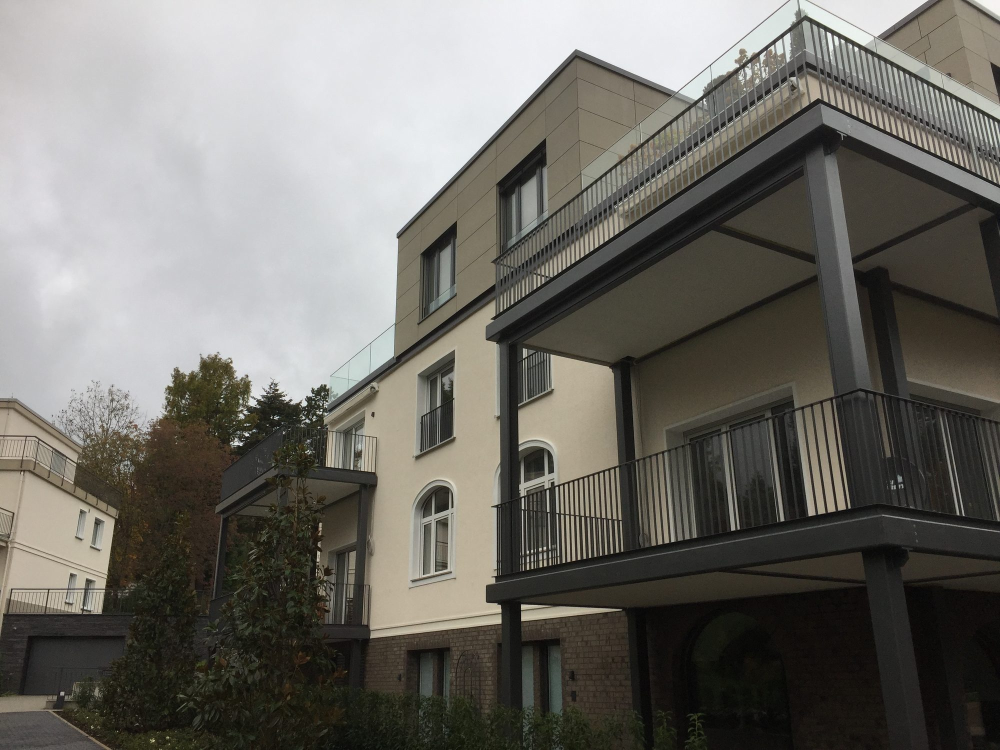
#> input picture nxm/img/balkone.jpg, 2000 x 1500 px, given in place of treppe-holz-glas.jpg, which was not available (shown at 1/2 size)
$ python bilder_neu.py
#> lines starting #> are read from the running program, lines starting #| are printed output that depends on the picture
"""Zweite Bildrunde (Okt. 2026): restliche Stockfotos seitenweit durch echte Projektfotos ersetzen
und die Referenzen-Galerie um die neuen Projekte erweitern. Nach fotos.py und vor seiten.py laufen lassen.
Idempotent (reine Pfadersetzung, Galerie über Marker nxm:galerie-neu)."""
import os, glob
from PIL import Image, ImageOps

ROOT = os.path.abspath(os.path.join(os.path.dirname(__file__), ".."))
UP = "wp-content/uploads/"

# Stockfoto -> echtes Projektfoto, auf allen Seiten (auch Menü-Hintergründe)
SWAP = [
    (UP + "2022/07/header.jpg", "nxm/img/tor-villa.jpg"),
    (UP + "2022/10/garagentor-garage-metallbau-erdel-hoermann.jpg", "nxm/img/eingang-anthrazit.jpg"),
    (UP + "2022/09/erdel-metallbau-background-mitarbeiter.jpg", "nxm/img/montage-transporter.jpg"),
    (UP + "2022/11/erdel-metallbau-schlosser-arbeiten-jobs.jpg", "nxm/img/zaun-transporter.jpg"),
    (UP + "2022/09/erdel-metalbau-historie-banner.jpg", "nxm/img/balkon-altbau.jpg"),
    (UP + "2022/10/hoermann-garage-erdel-metallbau.jpg", "nxm/img/garagentor-verkleidet-2.jpg"),
    (UP + "2022/10/erdel-metallbau-hoermann-haustuere.jpg", "nxm/img/eingang-holztuer.jpg"),
    (UP + "2022/10/hoermann-tore-erdel-metallbau-garage.jpg", "nxm/img/tor-villa.jpg"),
    (UP + "2022/10/garagentor-erdel-metallbau-hoermann-schwarz.jpg", "nxm/img/garagentor-verkleidet-2.jpg"),
    (UP + "2022/09/erdel-metallbau-referenzen-banner.jpg", "nxm/img/fassade-bronze.jpg"),
    (UP + "2022/08/headerteam.jpg", "nxm/img/zaun-transporter.jpg"),
    ("nxm/img/briefkasten.jpg", "nxm/img/briefkasten-gold.jpg"),
]

# neue Galeriebilder: Datei, Alternativtext, Bildausschnitt (Fokus x, y von 0 bis 1)
GALERIE = [
    ("treppe-holz-glas", "Freitragende Holztreppe mit Glasgeländer", (0.5, 0.5)),
    ("briefkasten-gold", "Briefkasten- und Müllboxanlage in Messingoptik", (0.45, 0.5)),
    ("treppe-licht", "Treppenauge mit Glasbrüstung und Lichtakzent", (0.5, 0.5)),
    ("gelaender-glas", "Ganzglasbrüstung an einer Terrasse", (0.5, 0.5)),
    ("tor-villa", "Zweiflügeliges Einfahrtstor mit Pforte", (0.35, 0.5)),
    ("treppenauge", "Blick ins Treppenauge mit Glasgeländer", (0.5, 0.5)),
    ("pergola", "Lamellendach über der Terrasse", (0.5, 0.5)),
    ("balkone", "Balkonanlage mit Stahlgeländern", (0.6, 0.5)),
    ("muellbox-gold", "Müllboxen mit Messingfronten", (0.45, 0.5)),
    ("zaun-stab", "Stabzaun in Anthrazit entlang eines Weges", (0.35, 0.5)),
    ("garagentor-verkleidet", "Garagentor mit flächenbündiger Verkleidung", (0.45, 0.5)),
    ("fassade-bronze", "Fassadenverkleidung aus bronzefarbenen Lamellen", (0.75, 0.5)),
    ("balkon-altbau", "Stahlbalkon mit Glasvordach an einer Altbauvilla", (0.3, 0.5)),
    ("regal-showroom", "Regalsystem aus Stahl im Showroom", (0.5, 0.5)),
    ("pforte-anthrazit", "Pforte mit Sprechanlage, Anthrazit", (0.55, 0.5)),
    ("sichtschutz-schraenke", "Sichtschutzwand mit integrierten Schränken", (0.7, 0.5)),
    ("spinde-gitter", "Schrankfronten aus Streckmetall", (0.5, 0.5)),
    ("muellbox-anthrazit", "Müllboxen in Anthrazit mit Griffleisten", (0.5, 0.5)),
    ("schreibtisch", "Schreibtisch mit Stahlwange", (0.6, 0.5)),
    ("regal-wand", "Wandregal aus Stahl", (0.5, 0.5)),
]


def crop(slug, focus):
#> called with slug = 'treppe-holz-glas', focus = (0.5, 0.5)
    out = os.path.join(ROOT, "nxm", "img", "galerie", slug + ".jpg")
    if os.path.exists(out):
        return
    os.makedirs(os.path.dirname(out), exist_ok=True)
    im = ImageOps.exif_transpose(Image.open(os.path.join(ROOT, "nxm", "img", slug + ".jpg"))).convert("RGB")
#> im is the input picture: PIL image 2000x1500 RGB; mean R, G, B 112.1, 109.9, 104.2
    w, h = im.size
#> w = 2000; h = 1500
    tw, th = (w, round(w * 8 / 7)) if w * 8 / 7 <= h else (round(h * 7 / 8), h)
#> tw = 1312; th = 1500
    x = min(max(0, round(focus[0] * w - tw / 2)), w - tw)
#> x = 344
    y = min(max(0, round(focus[1] * h - th / 2)), h - th)
#> y = 0
    im = im.crop((x, y, x + tw, y + th)).resize((700, 800), Image.LANCZOS)
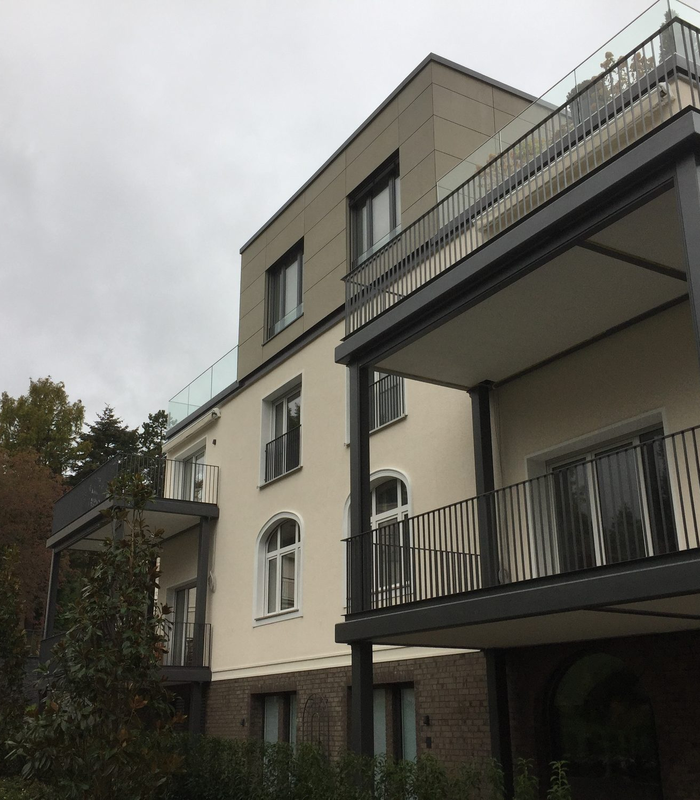
#> im: PIL image 700x800 RGB; mean R, G, B 112.5, 110.7, 104.2
    im.save(out, quality=80, optimize=True, progressive=True)


for slug, _, focus in GALERIE:
    crop(slug, focus)
#> pass 2 of the loop `for slug, _, focus in GALERIE:`:
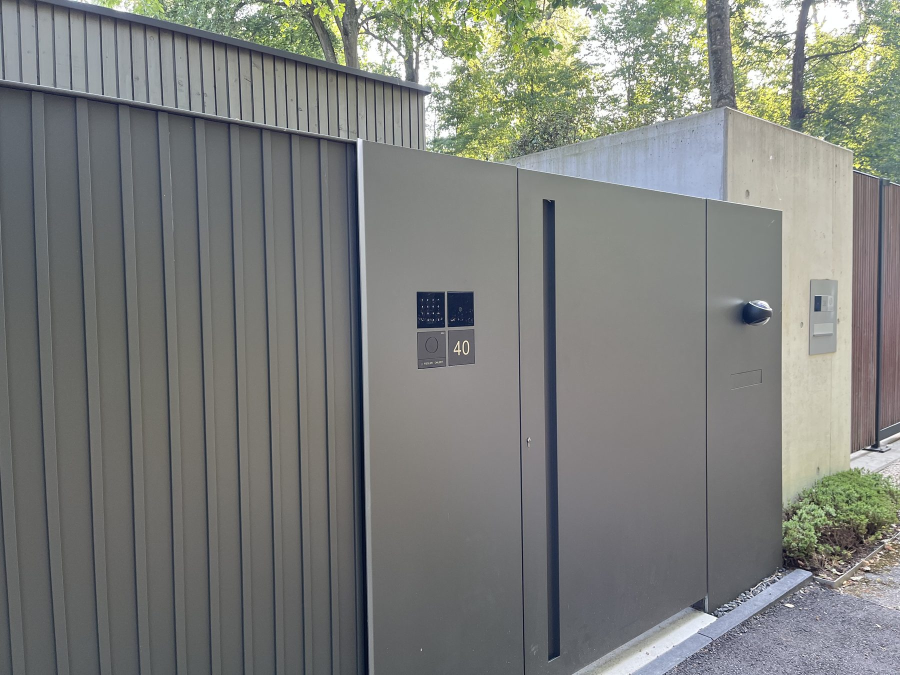
#> input picture nxm/img/eingangstor-anthrazit.jpg, 1800 x 1350 px, given in place of briefkasten-gold.jpg, which was not available (shown at 1/2 size)
#> in crop, im is the input picture: PIL image 1800x1350 RGB; mean R, G, B 125.1, 127.3, 123.5
#> in crop (call 2), `im = im.crop((x, y, x + tw, y + th)).resize((700, 800), Image.LANCZOS)`:
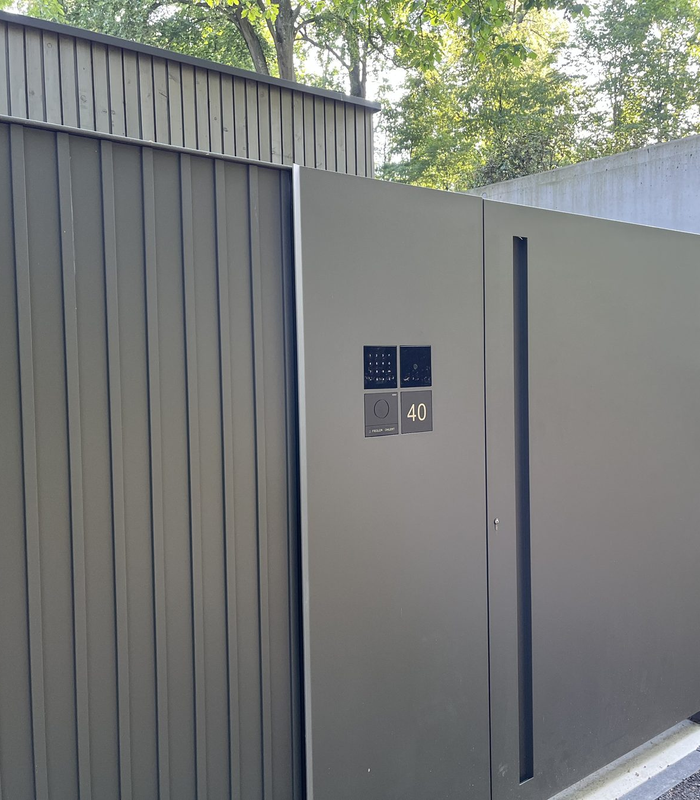
#> im: PIL image 700x800 RGB; mean R, G, B 121.6, 123.9, 120.3
#> (the run stopped early here; a loop or call above may not have finished)
